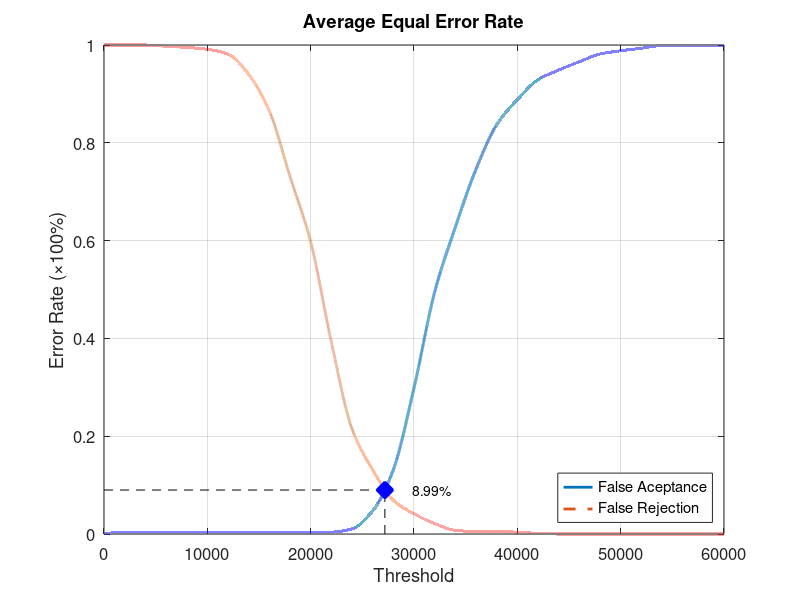
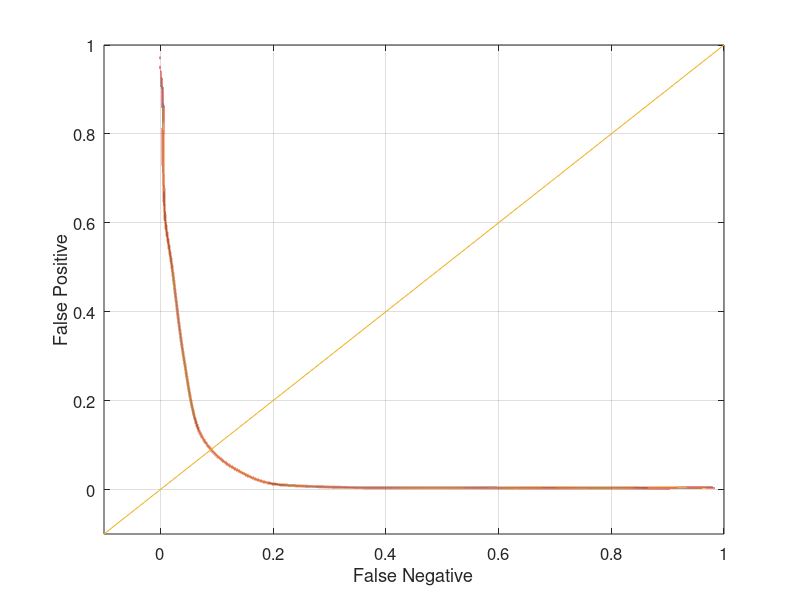

Write the MATLAB code that produced these figures, in order.
function yEER = Experiment4Average
close all;
clear;
clc;
x = 0:2000:60000;
xq = 0:0.5:60000;

y0 = [0 0.00394737 0.00394737 0.00394737 0.00394737 0.00394737 0.00394737 0.00394737 0.00394737 0.00394737 0.00394737 0.00394737 0.0105263 0.0473684 0.131579 0.298684 0.494737 0.627632 0.746053 0.836842 0.888158 0.928947 0.948684 0.965789 0.981579 0.988158 0.993421 0.998684 0.998684 0.998684 1];
yy0 = interp1(x, y0, xq, 'pchip');
y1 = [1 1 1 0.9975 0.995 0.99125 0.98125 0.94 0.865 0.73125 0.5975 0.3925 0.215 0.13125 0.06875 0.04125 0.02125 0.0075 0.005 0.005 0.00375 0.00125 0 0 0 0 0 0 0 0 0];
yy1 = interp1(x, y1, xq, 'pchip');

% Calculating EER: 
y2 = abs(y0 - y1);
find(y2 == min(y2))
yy2 = abs(yy0 - yy1);
xEER = find(yy2 == min(yy2));
xEERIndex = xq(xEER) % X-axis EER
yEER = yy0(xEER) % Y-axis EER

main = figure
plot(xq, yy0,'-','LineWidth', 2);	hold on
plot(xq, yy1,'--','LineWidth', 2);	hold on
plot([xEERIndex xEERIndex], [0 yEER], 'k--');	hold on
plot([0 xEERIndex], [yEER yEER], 'k--');	hold on
plot(xEERIndex, yEER, 'bx', 'LineWidth', 10);	hold on
text(xEERIndex + 10 * xEERIndex / 100, yEER, [num2str(round((10000 * yEER)) / 100) '%'])
legend('False Aceptance', 'False Rejection', 'Location', 'SouthEast')
xlabel('Threshold')
ylabel('Error Rate (\times100%)')
title('Average Equal Error Rate')
set(gca, 'FontSize', 12)
axis([0 60000 0 1])
grid on

print(main, 'Experiment4AverageMain', '-dpng');
FNRxFPR = figure('Color', [1 1 1]);
plot(yy1, yy0, '-', yy1, yy0, 'LineWidth', 2);
hold on
y = -0.1:0.1:1
plot(y, y); 
set(gca, 'FontSize', 12)
xlabel('False Negative')
ylabel('False Positive')
axis([-0.1 1 -0.1 1])
set(gca, 'FontSize', 12)
grid on

print(FNRxFPR, 'Experiment4AverageFNRxFPR','-dpng');
end
